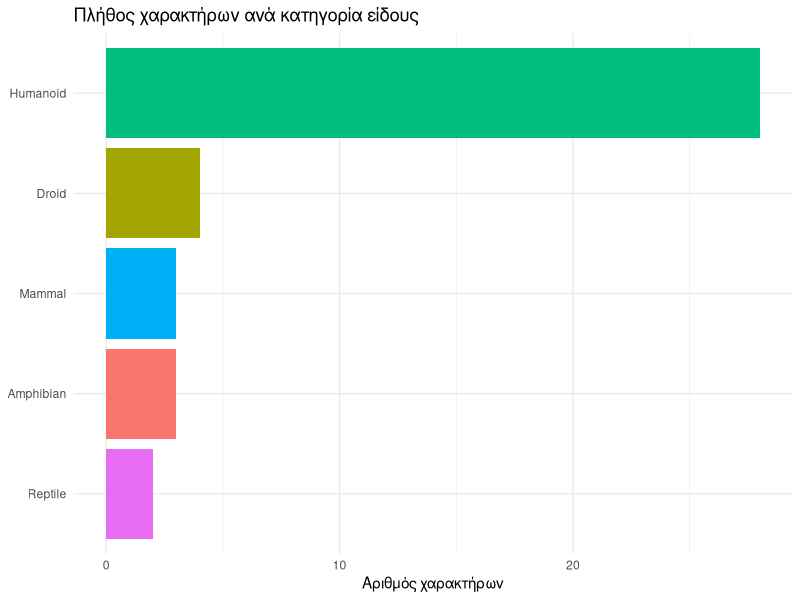
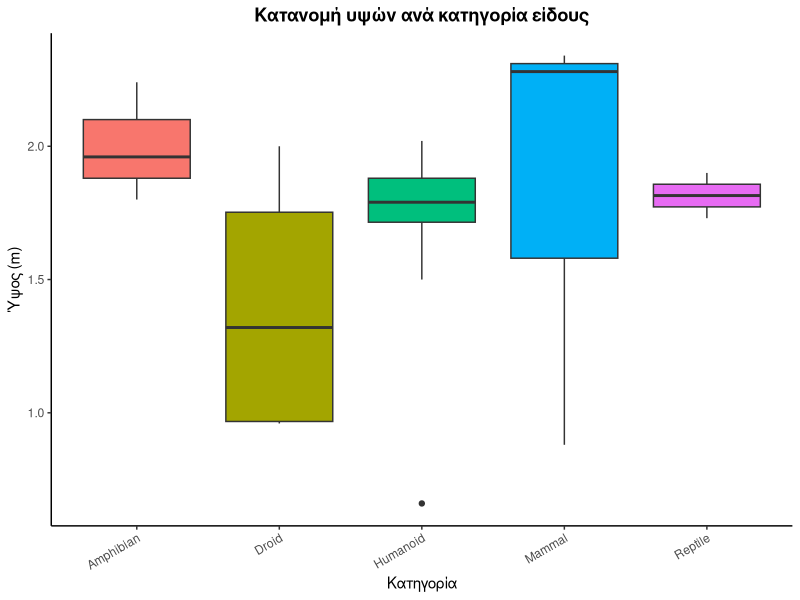
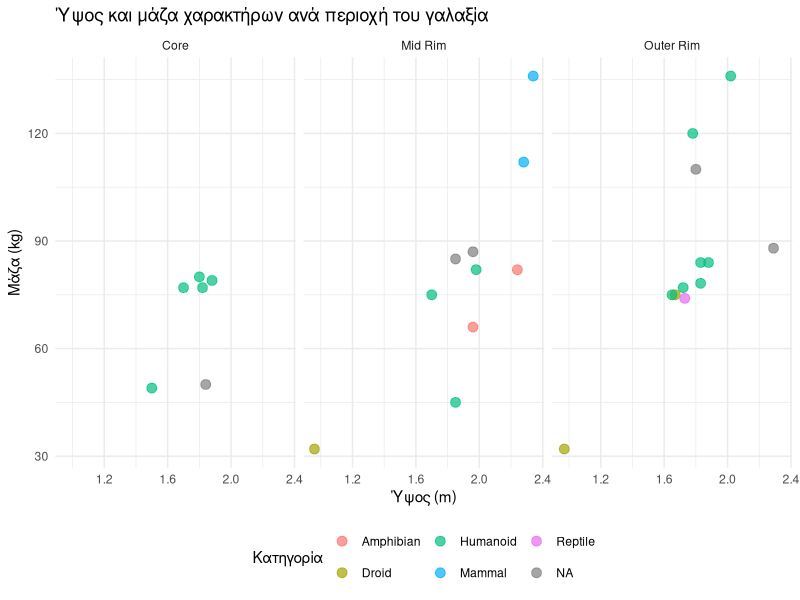
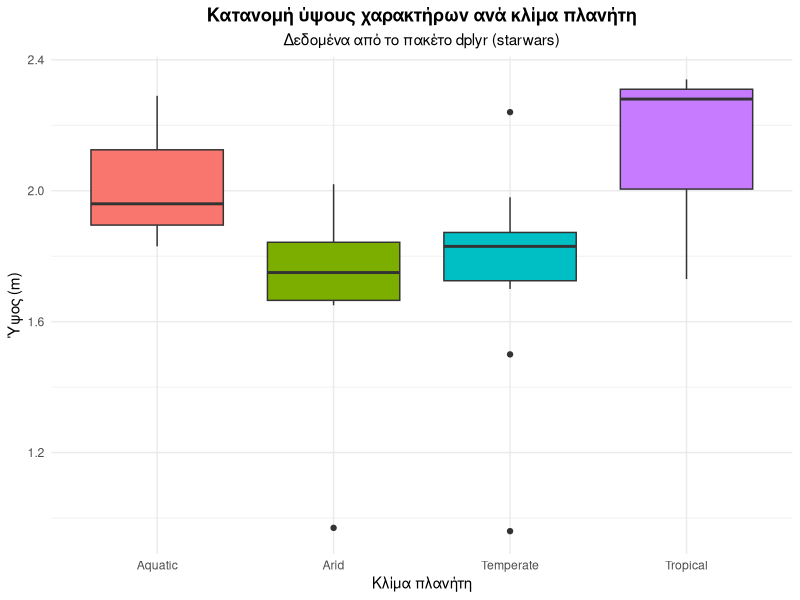

Write the R code that produced these figures, in order.
## ---- chunk 1
library(dplyr)
library(ggplot2)
## ---- chunk 2
starwars
## ---- chunk 3
glimpse(starwars)
## ---- chunk 4
# 1. Πλήθος χαρακτήρων
nrow(starwars)   # 87

# 2. Πλήθος διακριτών ειδών
starwars |>
  summarise(n_species = n_distinct(species))

# 3. Πόσοι έχουν NA στη μάζα
starwars |>
  filter(is.na(mass)) |>
  nrow()

# 4. Οι 5 ψηλότεροι
starwars |>
  arrange(desc(height)) |>
  select(name, height, species) |>
  head(5)
## ---- chunk 5
starwars |>
  summarise(
    n_height     = sum(is.na(height)),
    n_mass       = sum(is.na(mass)),
    n_birth_year = sum(is.na(birth_year)),
    n_homeworld  = sum(is.na(homeworld)),
    n_species    = sum(is.na(species))
  )
## ---- chunk 6
sw_clean <- starwars |>
  filter(!is.na(height), !is.na(mass)) |>      # κρατάμε όσους έχουν height & mass
  filter(mass < 500) |>                        # αφαιρούμε ακραίες τιμές (π.χ. Jabba)
  mutate(
    height_m = height / 100,                   # μετατροπή σε μέτρα
    bmi      = mass / (height_m ^ 2)           # δείκτης μάζας σώματος
  ) |>
  select(name, species, homeworld, sex, height, mass, height_m, bmi)

glimpse(sw_clean)
## ---- chunk 7
sw_adults <- starwars |>
  filter(!is.na(birth_year)) |>
  mutate(age_at_yavin = birth_year) |>
  filter(age_at_yavin >= 18) |>
  select(name, species, homeworld, age_at_yavin) |>
  arrange(desc(age_at_yavin))

sw_adults
# Στην κορυφή θα δείτε τον Yoda (~896 ετών).
## ---- chunk 8
example <- tribble(
  ~name,    ~grade,
  "Maria",  9.5,
  "Yannis", 7.0,
  "Eleni",  8.5
)

example
## ---- chunk 9
species_class <- tribble(
  ~species,        ~classification,
  "Human",         "Humanoid",
  "Droid",         "Droid",
  "Wookiee",       "Mammal",
  "Ewok",          "Mammal",
  "Gungan",        "Amphibian",
  "Hutt",          "Reptile",
  "Rodian",        "Reptile",
  "Trandoshan",    "Reptile",
  "Twi'lek",       "Humanoid",
  "Mon Calamari",  "Amphibian",
  "Zabrak",        "Humanoid",
  "Yoda's species","Humanoid",
  "Kel Dor",       "Humanoid",
  "Mirialan",      "Humanoid",
  "Togruta",       "Humanoid",
  "Cerean",        "Humanoid"
)

species_class
## ---- chunk 10
sw_class <- sw_clean |>
  left_join(species_class, join_by(species))

glimpse(sw_class)
## ---- chunk 11
sw_class |>
  filter(!is.na(classification)) |>
  group_by(classification) |>
  summarise(
    n_characters = n(),
    avg_height_m = mean(height_m),
    avg_bmi      = mean(bmi),
    .groups      = "drop"
  ) |>
  arrange(desc(avg_bmi))

# Τα Mammals συνήθως κορυφή — οι Wookiees είναι ψηλοί και βαρείς!
## ---- chunk 12
homeworld_info <- tribble(
  ~homeworld,      ~galaxy_region,  ~climate,
  "Tatooine",      "Outer Rim",     "Arid",
  "Naboo",         "Mid Rim",       "Temperate",
  "Alderaan",      "Core",          "Temperate",
  "Stewjon",       "Core",          "Temperate",
  "Coruscant",     "Core",          "Temperate",
  "Kashyyyk",      "Mid Rim",       "Tropical",
  "Corellia",      "Core",          "Temperate",
  "Rodia",         "Outer Rim",     "Tropical",
  "Nal Hutta",     "Outer Rim",     "Tropical",
  "Bestine IV",    "Outer Rim",     "Temperate",
  "Kamino",        "Outer Rim",     "Aquatic",
  "Cerea",         "Mid Rim",       "Temperate",
  "Glee Anselm",   "Mid Rim",       "Aquatic",
  "Iridonia",      "Mid Rim",       "Arid"
)
## ---- chunk 13
sw_full <- sw_clean |>
  left_join(species_class,  join_by(species)) |>
  left_join(homeworld_info, join_by(homeworld))

glimpse(sw_full)
## ---- chunk 14
sw_full |>
  filter(!is.na(galaxy_region)) |>
  group_by(galaxy_region, classification) |>
  summarise(
    n            = n(),
    avg_height_m = mean(height_m),
    .groups      = "drop"
  ) |>
  arrange(galaxy_region, desc(n))

# Στο Core θα δείτε σχεδόν αποκλειστικά Humanoids.
# Στο Outer Rim εμφανίζονται και Reptiles (Hutts, Rodians).
## ---- chunk 15
sw_full |>
  filter(!is.na(classification)) |>
  count(classification) |>
  ggplot(aes(x = reorder(classification, n), y = n, fill = classification)) +
  geom_col(show.legend = FALSE) +
  coord_flip() +
  labs(
    title = "Πλήθος χαρακτήρων ανά κατηγορία είδους",
    x = NULL,
    y = "Αριθμός χαρακτήρων"
  ) +
  theme_minimal()
## ---- chunk 16
sw_full |>
  filter(!is.na(classification)) |>
  ggplot(aes(x = classification, y = height_m, fill = classification)) +
  geom_boxplot(show.legend = FALSE) +
  labs(
    title = "Κατανομή υψών ανά κατηγορία είδους",
    x = "Κατηγορία",
    y = "Ύψος (m)"
  ) +
  theme_classic() +
  theme(
    plot.title  = element_text(face = "bold", hjust = 0.5),
    axis.text.x = element_text(angle = 30, hjust = 1)
  )
## ---- chunk 17
sw_full |>
  filter(!is.na(galaxy_region)) |>
  ggplot(aes(x = height_m, y = mass, color = classification)) +
  geom_point(size = 3, alpha = 0.7) +
  facet_wrap(~ galaxy_region) +
  labs(
    title = "Ύψος και μάζα χαρακτήρων ανά περιοχή του γαλαξία",
    x = "Ύψος (m)",
    y = "Μάζα (kg)",
    color = "Κατηγορία"
  ) +
  theme_minimal() +
  theme(legend.position = "bottom")
## ---- chunk 18
starwars |>
  filter(!is.na(height), !is.na(mass)) |>
  filter(mass < 500) |>
  mutate(height_m = height / 100) |>
  left_join(species_class,  join_by(species)) |>
  left_join(homeworld_info, join_by(homeworld)) |>
  filter(!is.na(climate)) |>
  ggplot(aes(x = climate, y = height_m, fill = climate)) +
  geom_boxplot() +
  labs(
    title    = "Κατανομή ύψους χαρακτήρων ανά κλίμα πλανήτη",
    subtitle = "Δεδομένα από το πακέτο dplyr (starwars)",
    x        = "Κλίμα πλανήτη",
    y        = "Ύψος (m)"
  ) +
  theme_minimal() +
  theme(
    plot.title    = element_text(face = "bold", hjust = 0.5),
    plot.subtitle = element_text(hjust = 0.5),
    legend.position = "none"
  )
